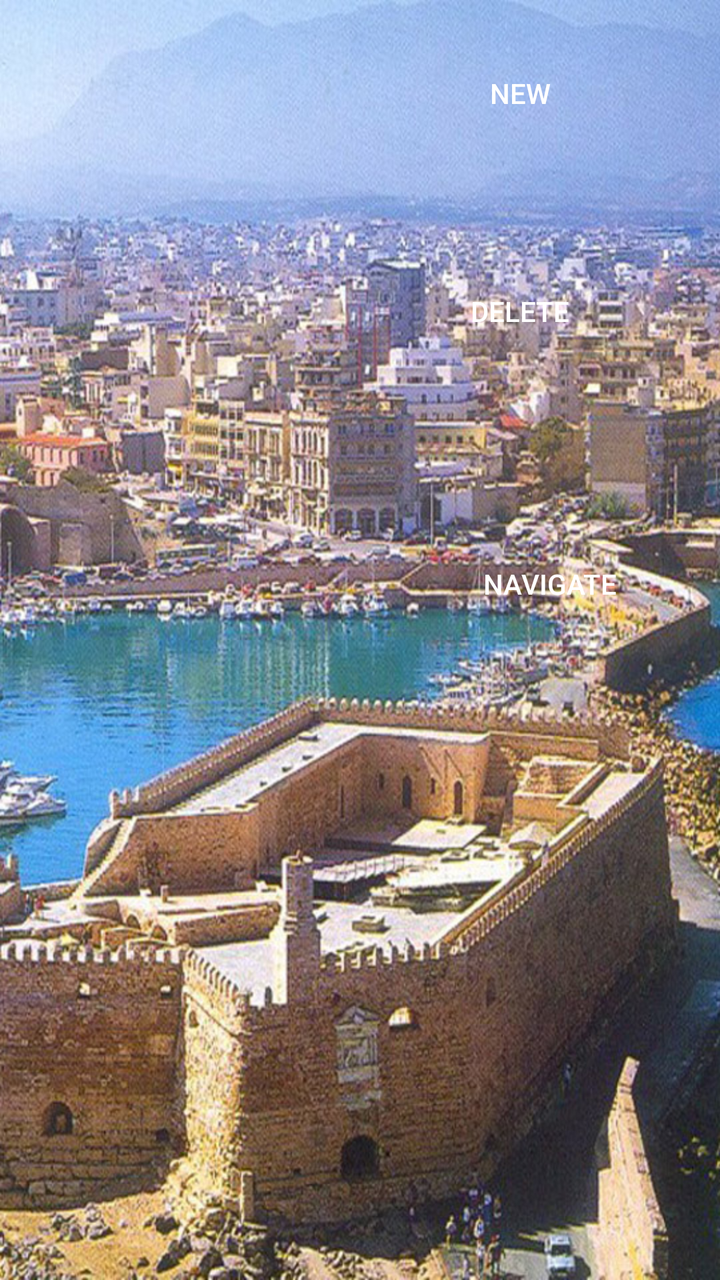
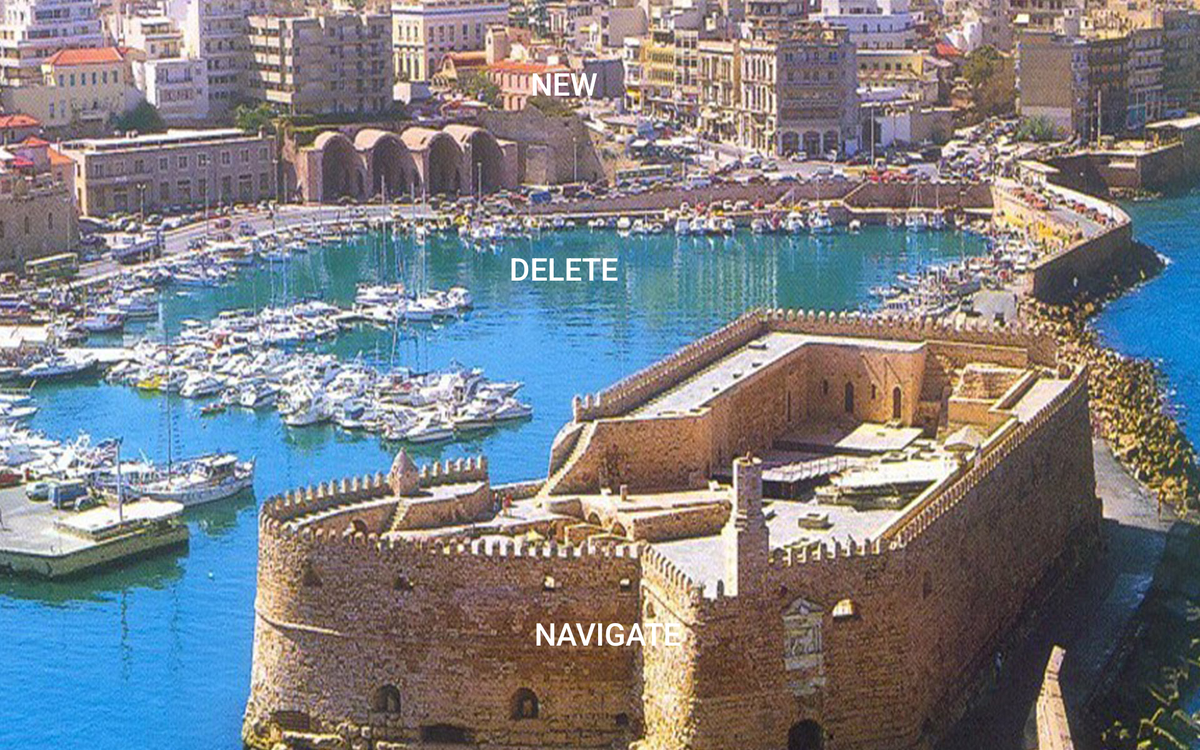

Two renders of one Android screen. The first uses the default layout on a phone; the second uses the alternative layout the repository ships for a different screen configuration, on a matching device. The two XML files are below.
<!-- AndroidManifest.xml: application theme AppTheme -->
<!-- res/layout/activity_organizer.xml -->
<?xml version="1.0" encoding="utf-8"?>
<android.support.constraint.ConstraintLayout xmlns:android="http://schemas.android.com/apk/res/android"
    xmlns:app="http://schemas.android.com/apk/res-auto"
    xmlns:tools="http://schemas.android.com/tools"
    android:layout_width="match_parent"
    android:layout_height="match_parent"
    android:background="@drawable/heraklion_small"
    tools:context="com.example.varda.naviraklio.Organizer">

    <Button
        android:id="@+id/newAp"
        android:layout_width="100dp"
        android:layout_height="45dp"
        android:layout_marginLeft="8dp"
        android:layout_marginStart="8dp"
        android:layout_marginTop="8dp"
        android:text="New"
        android:layout_weight="1"
        app:layout_constraintHorizontal_bias="0.0"
        app:layout_constraintLeft_toRightOf="@+id/listAp"
        app:layout_constraintRight_toLeftOf="@+id/guideline10"
        app:layout_constraintTop_toTopOf="@+id/guideline11" />

    <Button
        android:id="@+id/delAp"
        android:layout_width="100dp"
        android:layout_height="45dp"
        android:layout_marginLeft="8dp"
        android:layout_marginStart="8dp"
        android:layout_marginTop="117dp"
        android:text="Delete"
        app:layout_constraintHorizontal_bias="0.0"
        app:layout_constraintLeft_toRightOf="@+id/listAp"
        app:layout_constraintRight_toLeftOf="@+id/guideline10"
        app:layout_constraintTop_toTopOf="@+id/guideline11" />

    <android.support.constraint.Guideline
        android:id="@+id/guideline10"
        android:layout_width="wrap_content"
        android:layout_height="wrap_content"
        android:orientation="vertical"
        app:layout_constraintGuide_end="61dp" />

    <ListView
        android:id="@+id/listAp"
        android:layout_width="186dp"
        android:layout_marginLeft="16dp"
        android:layout_marginTop="8dp"
        android:scrollbars="horizontal"
        android:layout_height="wrap_content"
        android:layout_weight="1"
        android:theme="@style/white_transparent_background"
        app:layout_constraintLeft_toLeftOf="parent"
        app:layout_constraintTop_toTopOf="@+id/guideline11"
        tools:layout_editor_absoluteY="57dp" />

    <android.support.constraint.Guideline
        android:id="@+id/guideline11"
        android:layout_width="wrap_content"
        android:layout_height="wrap_content"
        android:orientation="horizontal"
        app:layout_constraintGuide_begin="16dp" />

    <Button
        android:id="@+id/navigateBtn"
        android:layout_width="130dp"
        android:layout_height="52dp"
        android:layout_marginRight="20dp"
        android:layout_marginTop="250dp"
        android:text="Navigate"
        app:layout_constraintRight_toRightOf="parent"
        app:layout_constraintTop_toTopOf="@+id/guideline11" />

</android.support.constraint.ConstraintLayout>
<!-- resources referenced by this layout -->
<resources>
  <!-- drawable heraklion_small: jpg bitmap (drawable, 259803 bytes) -->
  <style name="white_transparent_background" parent="android:Widget.ListView">
          <item name="android:background">#B4FFFFFF</item>
      </style>
  <style name="AppTheme" parent="Theme.AppCompat.Light.DarkActionBar">
          
          <item name="colorPrimary">@color/colorPrimary</item>
          <item name="colorPrimaryDark">@color/colorPrimaryDark</item>
          <item name="colorAccent">@color/colorAccent</item>
          <item name="android:buttonStyle">@style/button_custom_style</item>
          <item name="android:textViewStyle">@style/black_text_opaque</item>
      </style>
  <color name="colorPrimary">#37383c</color>
  <color name="colorPrimaryDark">#68477b</color>
  <color name="colorAccent">#FF4081</color>
  <style name="button_custom_style" parent="Widget.AppCompat.Button">
          <item name="android:textColor">#FFFFFF</item>
          <item name="android:shadowColor">#A8A8A8</item>
          <item name="android:shadowDx">1</item>
          <item name="android:shadowDy">2</item>
          <item name="android:shadowRadius">0</item>
          <item name="android:background">@drawable/button_shape</item>
          </style>
  <style name="black_text_opaque">
          <item name="android:textColor">#000000</item>
      </style>
</resources>
<!-- res/layout-sw600dp-land/activity_organizer.xml (the author's variant of the layout above) -->
<!-- drawn on a 7-inch tablet turned sideways -->
<?xml version="1.0" encoding="utf-8"?>
<android.support.constraint.ConstraintLayout xmlns:android="http://schemas.android.com/apk/res/android"
    xmlns:app="http://schemas.android.com/apk/res-auto"
    xmlns:tools="http://schemas.android.com/tools"
    android:layout_width="match_parent"
    android:layout_height="match_parent"
    android:background="@drawable/heraklion_large_land"
    tools:context="com.example.varda.naviraklio.Organizer">

    <Button
        android:id="@+id/navigateBtn"
        android:layout_width="250dp"
        android:layout_height="90dp"
        android:layout_marginBottom="48dp"
        android:layout_marginLeft="8dp"
        android:text="Navigate"
        android:textSize="25sp"
        app:layout_constraintBottom_toBottomOf="parent"
        app:layout_constraintLeft_toRightOf="@+id/listAp" />

    <Button
        android:id="@+id/newAp"
        android:layout_width="180dp"
        android:layout_height="80dp"
        android:layout_marginLeft="8dp"
        android:layout_marginTop="27dp"
        android:text="New"
        android:textSize="25sp"
        app:layout_constraintLeft_toRightOf="@+id/listAp"
        app:layout_constraintTop_toTopOf="parent" />

    <Button
        android:id="@+id/delAp"
        android:layout_width="180dp"
        android:layout_height="80dp"
        android:layout_marginLeft="8dp"
        android:layout_marginTop="175dp"
        android:text="Delete"
        android:textSize="25sp"
        app:layout_constraintLeft_toRightOf="@+id/listAp"
        app:layout_constraintTop_toTopOf="parent" />

    <ListView
        android:id="@+id/listAp"
        android:layout_width="353dp"
        android:layout_height="wrap_content"
        android:layout_weight="1"
        android:layout_marginLeft="0dp"
        android:layout_marginTop="8dp"
        android:scrollbars="horizontal"
        android:theme="@style/white_transparent_background"
        app:layout_constraintLeft_toLeftOf="parent"
        app:layout_constraintTop_toTopOf="parent" />

</android.support.constraint.ConstraintLayout>
<!-- resources referenced by the variant -->
<!-- as a 7-inch tablet turned sideways resolves them -->
<resources>
  <!-- drawable heraklion_large_land: jpg bitmap (drawable-hdpi, 615352 bytes) -->
  <style name="white_transparent_background" parent="android:Widget.ListView">
          <item name="android:background">#B4FFFFFF</item>
      </style>
  <style name="AppTheme" parent="Theme.AppCompat.Light.DarkActionBar">
          
          <item name="colorPrimary">@color/colorPrimary</item>
          <item name="colorPrimaryDark">@color/colorPrimaryDark</item>
          <item name="colorAccent">@color/colorAccent</item>
          <item name="android:buttonStyle">@style/button_custom_style</item>
          <item name="android:textViewStyle">@style/black_text_opaque</item>
      </style>
  <color name="colorPrimary">#37383c</color>
  <color name="colorPrimaryDark">#68477b</color>
  <color name="colorAccent">#FF4081</color>
  <style name="button_custom_style" parent="Widget.AppCompat.Button">
          <item name="android:textColor">#FFFFFF</item>
          <item name="android:shadowColor">#A8A8A8</item>
          <item name="android:shadowDx">1</item>
          <item name="android:shadowDy">2</item>
          <item name="android:shadowRadius">0</item>
          <item name="android:background">@drawable/button_shape</item>
          </style>
  <style name="black_text_opaque">
          <item name="android:textColor">#000000</item>
      </style>
</resources>
